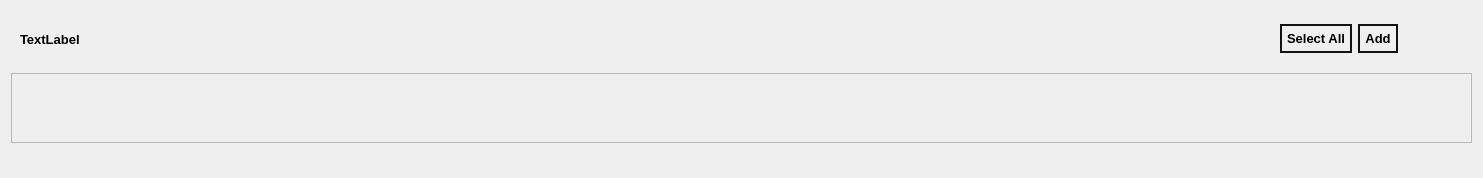
<?xml version="1.0" encoding="UTF-8"?>
<ui version="4.0">
 <class>PDFArea</class>
 <widget class="QWidget" name="PDFArea">
  <property name="geometry">
   <rect>
    <x>0</x>
    <y>0</y>
    <width>1483</width>
    <height>178</height>
   </rect>
  </property>
  <property name="sizePolicy">
   <sizepolicy hsizetype="Preferred" vsizetype="Fixed">
    <horstretch>0</horstretch>
    <verstretch>0</verstretch>
   </sizepolicy>
  </property>
  <property name="windowTitle">
   <string>Form</string>
  </property>
  <layout class="QVBoxLayout" name="verticalLayout">
   <item>
    <widget class="QWidget" name="widget" native="true">
     <property name="sizePolicy">
      <sizepolicy hsizetype="Expanding" vsizetype="Expanding">
       <horstretch>0</horstretch>
       <verstretch>0</verstretch>
      </sizepolicy>
     </property>
     <property name="layoutDirection">
      <enum>Qt::LayoutDirection::LeftToRight</enum>
     </property>
     <layout class="QHBoxLayout" name="horizontalLayout">
      <item>
       <widget class="QLabel" name="filenameLabel">
        <property name="font">
         <font>
          <pointsize>10</pointsize>
          <bold>true</bold>
         </font>
        </property>
        <property name="text">
         <string>TextLabel</string>
        </property>
       </widget>
      </item>
      <item>
       <spacer name="horizontalSpacer">
        <property name="orientation">
         <enum>Qt::Orientation::Horizontal</enum>
        </property>
        <property name="sizeHint" stdset="0">
         <size>
          <width>50</width>
          <height>20</height>
         </size>
        </property>
       </spacer>
      </item>
      <item>
       <widget class="QPushButton" name="selectButton">
        <property name="font">
         <font>
          <pointsize>10</pointsize>
          <bold>true</bold>
         </font>
        </property>
        <property name="styleSheet">
         <string notr="true">QPushButton {
    border: 2px solid rgb(18, 18, 18);
    border-radius: 15px;
    padding: 5px;
}
QPushButton:hover {
	background-color: rgb(214, 214, 214);
}</string>
        </property>
        <property name="text">
         <string>Select All</string>
        </property>
       </widget>
      </item>
      <item>
       <widget class="QPushButton" name="addButton">
        <property name="font">
         <font>
          <pointsize>10</pointsize>
          <bold>true</bold>
         </font>
        </property>
        <property name="styleSheet">
         <string notr="true">QPushButton {
    border: 2px solid rgb(18, 18, 18);
    border-radius: 15px;
    padding: 5px;
}
QPushButton:hover {
	background-color: rgb(214, 214, 214);
}
QPushButton:disabled {
	background-color: rgb(169, 169, 169); 
	color: rgb(200, 200, 200); 
	border: 2px solid rgb(120, 120, 120);
}</string>
        </property>
        <property name="text">
         <string>Add</string>
        </property>
        <property name="icon">
         <iconset resource="../assets/resource.qrc">
          <normaloff>:/add.png</normaloff>:/add.png</iconset>
        </property>
        <property name="iconSize">
         <size>
          <width>20</width>
          <height>20</height>
         </size>
        </property>
       </widget>
      </item>
      <item>
       <spacer name="horizontalSpacer_2">
        <property name="orientation">
         <enum>Qt::Orientation::Horizontal</enum>
        </property>
        <property name="sizeType">
         <enum>QSizePolicy::Policy::Fixed</enum>
        </property>
        <property name="sizeHint" stdset="0">
         <size>
          <width>20</width>
          <height>20</height>
         </size>
        </property>
       </spacer>
      </item>
      <item>
       <widget class="QPushButton" name="closeButton">
        <property name="font">
         <font>
          <pointsize>10</pointsize>
          <bold>false</bold>
          <kerning>false</kerning>
         </font>
        </property>
        <property name="styleSheet">
         <string notr="true">QPushButton {
    border: 0px solid rgb(18, 18, 18);
	padding: 2px;
    icon: url(:/close_black.png); 
	icon-size: 22px 22px;
}
QPushButton:hover {
    icon: url(:/close_red.png); 
}
</string>
        </property>
        <property name="text">
         <string/>
        </property>
       </widget>
      </item>
     </layout>
    </widget>
   </item>
   <item>
    <widget class="QScrollArea" name="scrollArea">
     <property name="sizePolicy">
      <sizepolicy hsizetype="Expanding" vsizetype="Fixed">
       <horstretch>0</horstretch>
       <verstretch>0</verstretch>
      </sizepolicy>
     </property>
     <property name="minimumSize">
      <size>
       <width>0</width>
       <height>0</height>
      </size>
     </property>
     <property name="locale">
      <locale language="Chinese" country="China"/>
     </property>
     <property name="widgetResizable">
      <bool>true</bool>
     </property>
     <widget class="QWidget" name="scrollAreaWidgetContents">
      <property name="geometry">
       <rect>
        <x>0</x>
        <y>0</y>
        <width>1463</width>
        <height>54</height>
       </rect>
      </property>
     </widget>
    </widget>
   </item>
   <item alignment="Qt::AlignmentFlag::AlignRight">
    <widget class="QWidget" name="widget_2" native="true">
     <layout class="QHBoxLayout" name="horizontalLayout_2"/>
    </widget>
   </item>
  </layout>
 </widget>
 <resources>
  <include location="../assets/resource.qrc"/>
 </resources>
 <connections/>
</ui>
